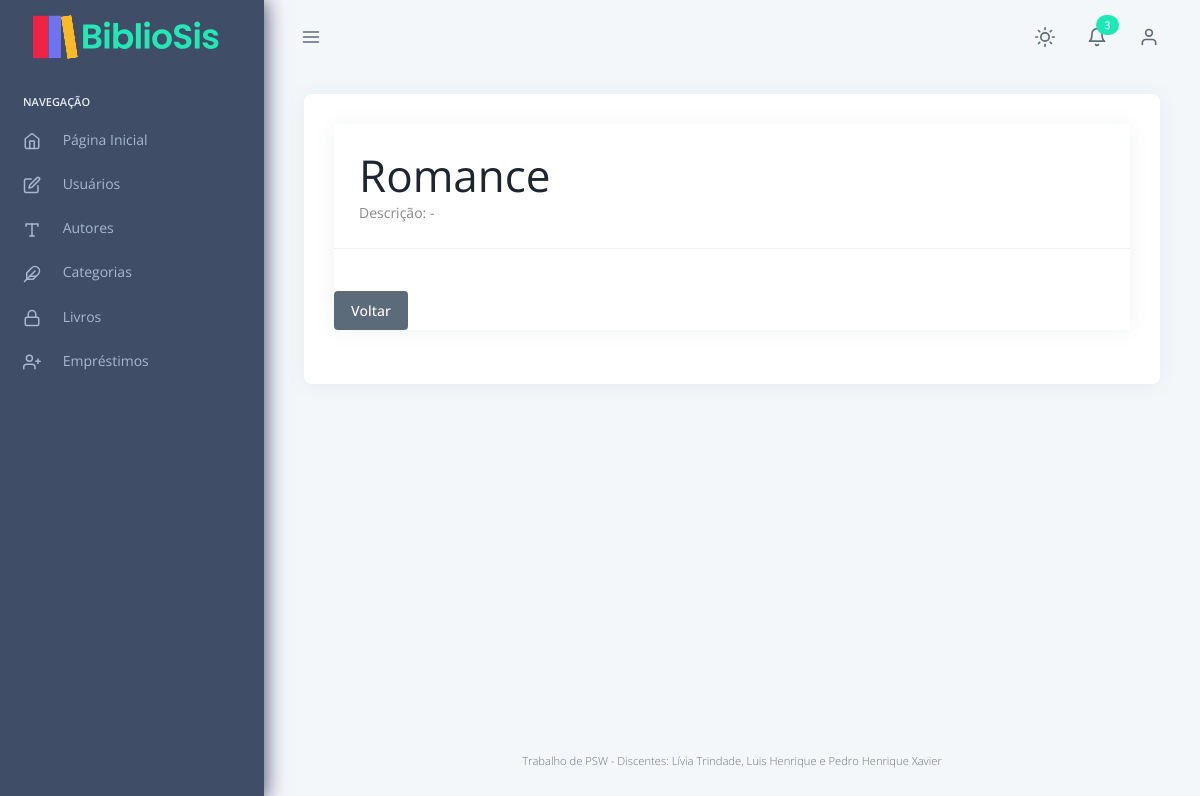
Page /categoria/1/ (signed in) on the earlier database version.
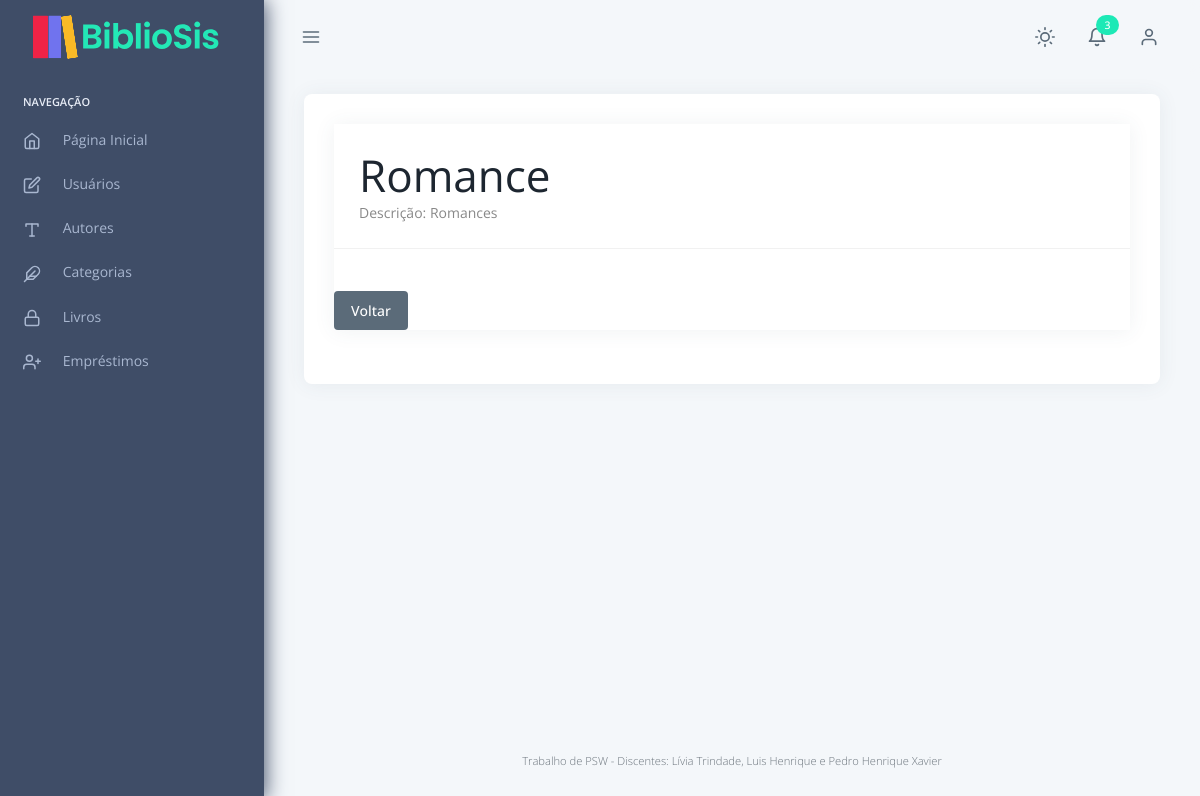
Same page on the later database version.
### categoria/models.py (models this page shows, shortened)
class Categoria(models.Model):
    nome = models.CharField(max_length=100, unique=True)
    descricao = models.TextField(blank=True, null=True)
    class Meta:
        db_table = "Categorias_categorias"
        permissions = [
            ("detail_categoria", "Pode ver o detalhe de categoria"),
        ]

### categoria/views.py (the view)
# urls.py: path('<int:id_categoria>/', views.detalha, name='index-detalha'),
@login_required
@permission_required('categoria.detail_categoria', raise_exception=True)
def detalha(request, id_categoria):
    categoria = Categoria.objects.get(id=id_categoria)
    return render(request, 'categoria/detalha.html', {'categoria': categoria})

### templates/categoria/detalha.html
{% extends "_base.html" %}
{% block content %}
<div class="card">
  <div class="card-header">
    <h2>{{ categoria.nome }}</h2>
    <p><strong>Descrição:</strong> {{ categoria.descricao }}</p>
  </div>
  <div>
    <br> <br> <a href="/categoria/" class="btn btn-secondary">Voltar</a>
  </div>
</div>
{% endblock %}

Differences in the rows shown:
changed Categoria "Romance": descricao "-" → "Romances"
